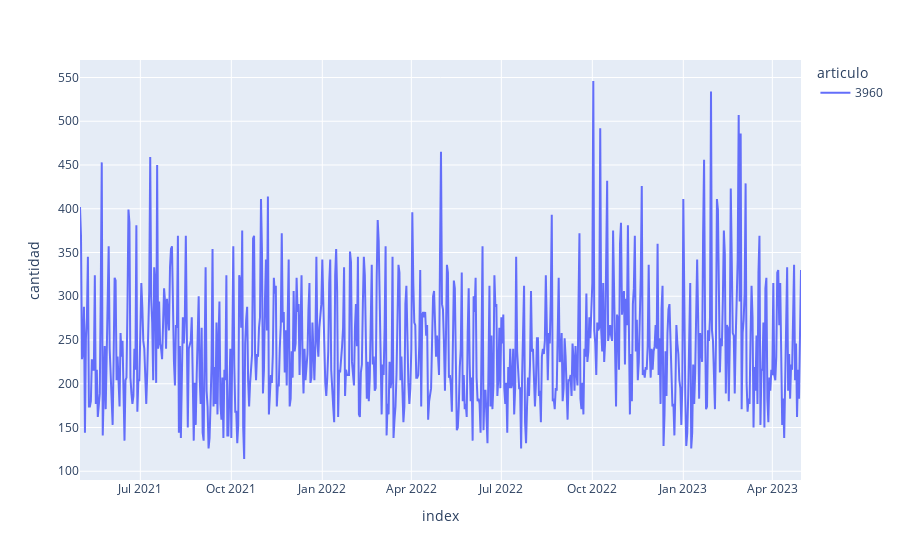

Notebook code for this chart:
### Code cell
# 5
# Gráfico de la cantidad del producto "3960""

articulo = 3960
filtered_df = (
    df.query("articulo == @articulo")
      .set_index("fecha_venta")
      .reindex(complete_range)
)

filtered_df["articulo"] = filtered_df["articulo"].fillna(method='ffill')

fig = px.line(filtered_df, x=filtered_df.index, y="cantidad", color="articulo")
fig.show()

### Figure 1 — Plotly figure (JSON) as saved in the notebook; plotly's stock layout.template omitted (floating-point values rounded to 4 significant figures; data arrays with more than 128 entries replaced by an {"elided": "..."} marker saying what was removed)
{"data": [{"hovertemplate": "articulo=3960<br>index=%{x}<br>cantidad=%{y}<extra></extra>", "legendgroup": "3960", "line": {"color": "#636efa", "dash": "solid"}, "marker": {"symbol": "circle"}, "mode": "lines", "name": "3960", "orientation": "v", "showlegend": true, "type": "scatter", "x": {"elided": "730 str values"}, "xaxis": "x", "y": {"elided": "730 float values"}, "yaxis": "y"}], "layout": {"legend": {"title": {"text": "articulo"}, "tracegroupgap": 0}, "margin": {"t": 60}, "xaxis": {"anchor": "y", "domain": [0, 1], "title": {"text": "index"}}, "yaxis": {"anchor": "x", "domain": [0, 1], "title": {"text": "cantidad"}}}}
